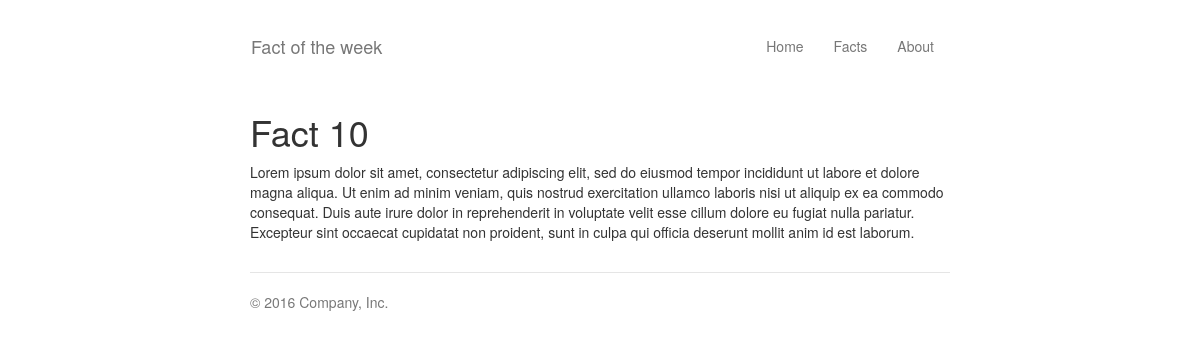
Page /facts/11/ on the committed database.
### facts/models.py (models this page shows, shortened)
@python_2_unicode_compatible  # only if you need to support Python 2
class Fact(TimeStampedModel):
	fact_title = models.CharField(max_length=200)
	fact_text = models.CharField(max_length=2000)
	pub_date = models.DateTimeField('date published')
	send_email_on_save = models.BooleanField(default=False)

### facts/views.py (the view)
# urls.py: url(r'^(?P<pk>[0-9]+)/$', views.DetailView.as_view(), name='detail'),
class DetailView(DetailView):
    model = Fact
    template_name = 'facts/detail.html'
    def get_queryset(self):
        return Fact.objects.filter(pub_date__lte=timezone.now())

### templates/facts/detail.html (shortened to what this page needs)
{% extends "base.html" %}
{% block content %}
<div class="row">
	<div class="col-xs-12">
		<h1>{{ fact.fact_title }}</h1>
		<p>{{ fact.fact_text }}</p>
	</div>
</div>
{% endblock %}

### core/static/core/style.css (style rules this page uses)
body { padding-top: 20px; padding-bottom: 20px; }

### rows in the picture
Fact: fact_title "Fact 10", fact_text "Lorem ipsum dolor sit amet, consectetur adipiscing elit, sed do eiusmod tempor incididunt ut labore et dolore magna aliqua. Ut enim ad minim veniam, quis nostrud exercitation ullamco laboris nisi ut aliquip ex ea commodo consequat. Duis aute irure dolor in reprehenderit in voluptate velit esse cillum dolore eu fugiat nulla pariatur. Excepteur sint occaecat cupidatat non proident, sunt in culpa qui officia deserunt mollit anim id est laborum."
